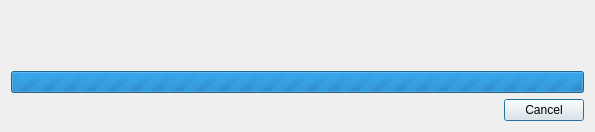
<?xml version="1.0" encoding="UTF-8"?>
<ui version="4.0">
 <class>DialogStaticScan</class>
 <widget class="QDialog" name="DialogStaticScan">
  <property name="windowModality">
   <enum>Qt::ApplicationModal</enum>
  </property>
  <property name="geometry">
   <rect>
    <x>0</x>
    <y>0</y>
    <width>595</width>
    <height>132</height>
   </rect>
  </property>
  <property name="windowTitle">
   <string>Scan</string>
  </property>
  <property name="modal">
   <bool>true</bool>
  </property>
  <layout class="QVBoxLayout" name="verticalLayout">
   <item>
    <layout class="QHBoxLayout" name="horizontalLayout_2">
     <item>
      <widget class="QLabel" name="labelTime">
       <property name="minimumSize">
        <size>
         <width>120</width>
         <height>0</height>
        </size>
       </property>
       <property name="maximumSize">
        <size>
         <width>120</width>
         <height>16777215</height>
        </size>
       </property>
       <property name="frameShape">
        <enum>QFrame::NoFrame</enum>
       </property>
       <property name="text">
        <string/>
       </property>
       <property name="alignment">
        <set>Qt::AlignCenter</set>
       </property>
      </widget>
     </item>
     <item>
      <spacer name="horizontalSpacer_2">
       <property name="orientation">
        <enum>Qt::Horizontal</enum>
       </property>
       <property name="sizeHint" stdset="0">
        <size>
         <width>40</width>
         <height>20</height>
        </size>
       </property>
      </spacer>
     </item>
     <item>
      <widget class="QLabel" name="labelTotal">
       <property name="minimumSize">
        <size>
         <width>70</width>
         <height>0</height>
        </size>
       </property>
       <property name="maximumSize">
        <size>
         <width>70</width>
         <height>16777215</height>
        </size>
       </property>
       <property name="frameShape">
        <enum>QFrame::NoFrame</enum>
       </property>
       <property name="text">
        <string/>
       </property>
       <property name="alignment">
        <set>Qt::AlignCenter</set>
       </property>
      </widget>
     </item>
     <item>
      <widget class="QLabel" name="labelCurrent">
       <property name="minimumSize">
        <size>
         <width>70</width>
         <height>0</height>
        </size>
       </property>
       <property name="maximumSize">
        <size>
         <width>70</width>
         <height>16777215</height>
        </size>
       </property>
       <property name="frameShape">
        <enum>QFrame::NoFrame</enum>
       </property>
       <property name="text">
        <string/>
       </property>
       <property name="alignment">
        <set>Qt::AlignCenter</set>
       </property>
      </widget>
     </item>
    </layout>
   </item>
   <item>
    <widget class="QLabel" name="labelCurrentStatus">
     <property name="frameShape">
      <enum>QFrame::NoFrame</enum>
     </property>
     <property name="frameShadow">
      <enum>QFrame::Plain</enum>
     </property>
     <property name="text">
      <string/>
     </property>
     <property name="alignment">
      <set>Qt::AlignLeading|Qt::AlignLeft|Qt::AlignVCenter</set>
     </property>
    </widget>
   </item>
   <item>
    <widget class="QProgressBar" name="progressBarTotal">
     <property name="maximum">
      <number>0</number>
     </property>
     <property name="value">
      <number>0</number>
     </property>
     <property name="alignment">
      <set>Qt::AlignCenter</set>
     </property>
     <property name="format">
      <string notr="true">%v/%m</string>
     </property>
    </widget>
   </item>
   <item>
    <layout class="QHBoxLayout" name="horizontalLayout">
     <item>
      <spacer name="horizontalSpacer">
       <property name="orientation">
        <enum>Qt::Horizontal</enum>
       </property>
       <property name="sizeHint" stdset="0">
        <size>
         <width>40</width>
         <height>20</height>
        </size>
       </property>
      </spacer>
     </item>
     <item>
      <widget class="QPushButton" name="pushButtonCancel">
       <property name="text">
        <string>Cancel</string>
       </property>
      </widget>
     </item>
    </layout>
   </item>
  </layout>
 </widget>
 <resources/>
 <connections/>
</ui>
